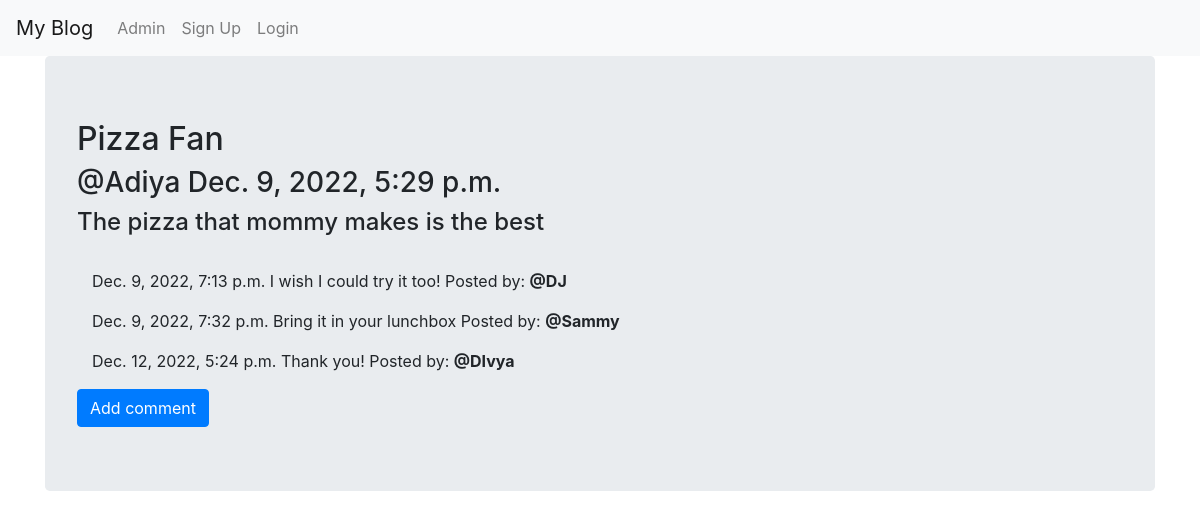
Page /2/ on the committed database.
### myblog/models.py (models this page shows, shortened)
class Post(models.Model):
    author = models.CharField(max_length=200)
    title = models.CharField(max_length=200)
    text = models.TextField()
    published_date = models.DateTimeField(default=timezone.now)

class Comment(models.Model):
    post = models.ForeignKey('myblog.Post', related_name='comments',on_delete=models.CASCADE)
    author = models.CharField(max_length=200)
    text = models.TextField()
    created_date = models.DateTimeField(default=timezone.now)

### myblog/views.py (the view)
# urls.py: path('<int:pk>/',views.PostDetailView.as_view(), name='post_details'),
class PostDetailView(DetailView):
    context_object_name = 'post_details'
    model = models.Post
    template_name = 'post_detail.html'

### myblog/templates/post_detail.html
{% extends "base.html" %}
{% block body_block %}
   <div class="jumbotron">
        <h2>{{ post_details.title }}</h2>
        <h3>@{{ post_details.author}} {{ post_details.published_date }}</h3>
        <h4>{{ post_details.text|safe|linebreaksbr }}</h4>
    <div class="container">
    <br>
     {% for comment in post_details.comments.all %}
             <p> {{ comment.created_date }}
                 {{ comment.text }} Posted by: <strong>@{{ comment.author }}</strong></p>
     {% empty %}
         <p>No comments posted.</p>
     {% endfor %}
      </div>
      <a class="btn btn-primary btn-comment" href="{% url 'myblog:createcom' %}">Add comment</a>
     </div>
{% endblock %}

### rows in the picture
Post: title "Pizza Fan", author "Adiya", published_date "Dec. 9, 2022, 5:29 p.m.", text "The pizza that mommy makes is the best"
Comment: created_date "Dec. 9, 2022, 7:13 p.m.", text "I wish I could try it too!", author "DJ"
Comment: created_date "Dec. 9, 2022, 7:32 p.m.", text "Bring it in your lunchbox", author "Sammy"
Comment: created_date "Dec. 12, 2022, 5:24 p.m.", text "Thank you!", author "DIvya"
